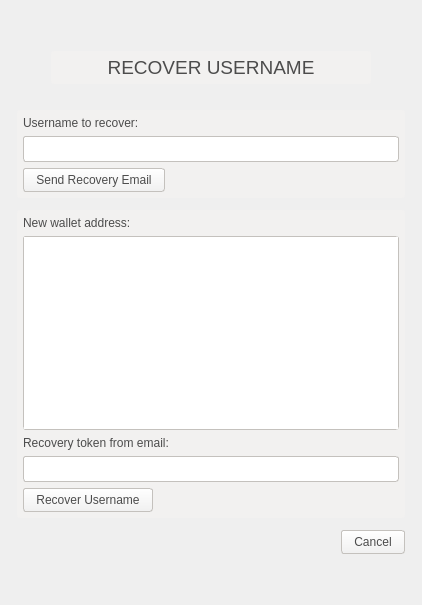
         <widget class="QWidget" name="recoverPage">
          <layout class="QGridLayout" name="gridLayout_6">
           <item row="1" column="0">
            <layout class="QHBoxLayout" name="horizontalLayout_21">
             <property name="leftMargin">
              <number>6</number>
             </property>
             <property name="topMargin">
              <number>20</number>
             </property>
             <property name="rightMargin">
              <number>6</number>
             </property>
             <property name="bottomMargin">
              <number>6</number>
             </property>
             <item>
              <widget class="QFrame" name="gridFrame">
               <property name="styleSheet">
                <string notr="true">background: none;
background-color: #F2F1F0;
border-radius: 3px;
color: #4C4C4C;</string>
               </property>
               <layout class="QGridLayout" name="gridLayout_8">
                <property name="leftMargin">
                 <number>6</number>
                </property>
                <property name="topMargin">
                 <number>6</number>
                </property>
                <property name="rightMargin">
                 <number>6</number>
                </property>
                <property name="bottomMargin">
                 <number>6</number>
                </property>
                <item row="4" column="0">
                 <layout class="QHBoxLayout" name="horizontalLayout_18">
                  <item>
                   <widget class="QPushButton" name="sendRecoveryEmail">
                    <property name="styleSheet">
                     <string notr="true">background: none;
background-color: qlineargradient(spread:pad, x1:0, y1:1, x2:0, y2:0, stop:0 rgb(240,240,240), stop:1 rgb(255, 255, 255));
border-radius:3px;
border: 1px solid #C4C1BD;
color: #4C4C4C;
padding: 4px 12px;</string>
                    </property>
                    <property name="text">
                     <string>Send Recovery Email</string>
                    </property>
                   </widget>
                  </item>
                  <item>
                   <widget class="QLabel" name="recoveryUsernameMessage">
                    <property name="styleSheet">
                     <string notr="true">color:#BF3A2B</string>
                    </property>
                    <property name="text">
                     <string/>
                    </property>
                   </widget>
                  </item>
                  <item>
                   <spacer name="horizontalSpacer_15">
                    <property name="orientation">
                     <enum>Qt::Horizontal</enum>
                    </property>
                    <property name="sizeHint" stdset="0">
                     <size>
                      <width>40</width>
                      <height>20</height>
                     </size>
                    </property>
                   </spacer>
                  </item>
                 </layout>
                </item>
                <item row="1" column="0">
                 <layout class="QHBoxLayout" name="horizontalLayout_14">
                  <property name="leftMargin">
                   <number>0</number>
                  </property>
                  <property name="topMargin">
                   <number>0</number>
                  </property>
                  <property name="rightMargin">
                   <number>0</number>
                  </property>
                  <property name="bottomMargin">
                   <number>0</number>
                  </property>
                  <item>
                   <widget class="QLineEdit" name="recoveryUsername">
                    <property name="styleSheet">
                     <string notr="true">background-color: rgb(255,255,255);
border-radius:3px;
border: 1px solid #C4C1BD;
color: #4C4C4C;
padding: 4px;
color: #4C4C4C;</string>
                    </property>
                   </widget>
                  </item>
                 </layout>
                </item>
                <item row="0" column="0">
                 <widget class="QLabel" name="label_10">
                  <property name="text">
                   <string>Username to recover:</string>
                  </property>
                 </widget>
                </item>
               </layout>
              </widget>
             </item>
            </layout>
           </item>
           <item row="0" column="0">
            <layout class="QVBoxLayout" name="verticalLayout_8">
             <item>
              <layout class="QHBoxLayout" name="horizontalLayout_12">
               <property name="topMargin">
                <number>40</number>
               </property>
               <item>
                <spacer name="horizontalSpacer_13">
                 <property name="orientation">
                  <enum>Qt::Horizontal</enum>
                 </property>
                 <property name="sizeHint" stdset="0">
                  <size>
                   <width>40</width>
                   <height>20</height>
                  </size>
                 </property>
                </spacer>
               </item>
               <item>
                <widget class="QLabel" name="label_9">
                 <property name="minimumSize">
                  <size>
                   <width>320</width>
                   <height>0</height>
                  </size>
                 </property>
                 <property name="font">
                  <font>
                   <pointsize>14</pointsize>
                  </font>
                 </property>
                 <property name="styleSheet">
                  <string notr="true">background: none;
background-color: #F2F1F0;
border-radius: 3px;
color: #4C4C4C;
padding: 5px 20px;</string>
                 </property>
                 <property name="text">
                  <string>RECOVER USERNAME</string>
                 </property>
                 <property name="alignment">
                  <set>Qt::AlignCenter</set>
                 </property>
                </widget>
               </item>
               <item>
                <spacer name="horizontalSpacer_12">
                 <property name="orientation">
                  <enum>Qt::Horizontal</enum>
                 </property>
                 <property name="sizeHint" stdset="0">
                  <size>
                   <width>40</width>
                   <height>20</height>
                  </size>
                 </property>
                </spacer>
               </item>
              </layout>
             </item>
            </layout>
           </item>
           <item row="3" column="0">
            <layout class="QHBoxLayout" name="horizontalLayout_15">
             <property name="rightMargin">
              <number>6</number>
             </property>
             <item>
              <spacer name="horizontalSpacer_14">
               <property name="orientation">
                <enum>Qt::Horizontal</enum>
               </property>
               <property name="sizeHint" stdset="0">
                <size>
                 <width>40</width>
                 <height>20</height>
                </size>
               </property>
              </spacer>
             </item>
             <item>
              <widget class="QPushButton" name="cancelRecovery">
               <property name="styleSheet">
                <string notr="true">background: none;
background-color: qlineargradient(spread:pad, x1:0, y1:1, x2:0, y2:0, stop:0 rgb(240,240,240), stop:1 rgb(255, 255, 255));
border-radius:3px;
border: 1px solid #C4C1BD;
color: #4C4C4C;
padding: 4px 12px;</string>
               </property>
               <property name="text">
                <string>Cancel</string>
               </property>
              </widget>
             </item>
            </layout>
           </item>
           <item row="5" column="0">
            <spacer name="verticalSpacer_2">
             <property name="orientation">
              <enum>Qt::Vertical</enum>
             </property>
             <property name="sizeHint" stdset="0">
              <size>
               <width>20</width>
               <height>40</height>
              </size>
             </property>
            </spacer>
           </item>
           <item row="2" column="0">
            <layout class="QHBoxLayout" name="horizontalLayout_16">
             <property name="leftMargin">
              <number>6</number>
             </property>
             <property name="topMargin">
              <number>0</number>
             </property>
             <property name="rightMargin">
              <number>6</number>
             </property>
             <property name="bottomMargin">
              <number>6</number>
             </property>
             <item>
              <widget class="QFrame" name="gridFrame">
               <property name="styleSheet">
                <string notr="true">background: none;
background-color: #F2F1F0;
border-radius: 3px;
color: #4C4C4C;</string>
               </property>
               <layout class="QGridLayout" name="gridLayout_9">
                <property name="leftMargin">
                 <number>6</number>
                </property>
                <property name="topMargin">
                 <number>6</number>
                </property>
                <property name="rightMargin">
                 <number>6</number>
                </property>
                <property name="bottomMargin">
                 <number>6</number>
                </property>
                <item row="4" column="0">
                 <layout class="QHBoxLayout" name="horizontalLayout_17">
                  <item>
                   <widget class="QLineEdit" name="recoveryToken">
                    <property name="styleSheet">
                     <string notr="true">background-color: rgb(255,255,255);
border-radius:3px;
border: 1px solid #C4C1BD;
color: #4C4C4C;
padding: 4px;
color: #4C4C4C;</string>
                    </property>
                   </widget>
                  </item>
                 </layout>
                </item>
                <item row="3" column="0">
                 <widget class="QLabel" name="label_11">
                  <property name="text">
                   <string>Recovery token from email:</string>
                  </property>
                 </widget>
                </item>
                <item row="0" column="0">
                 <widget class="QLabel" name="label_13">
                  <property name="text">
                   <string>New wallet address:</string>
                  </property>
                 </widget>
                </item>
                <item row="5" column="0">
                 <layout class="QHBoxLayout" name="horizontalLayout_19">
                  <item>
                   <widget class="QPushButton" name="submitRecoveryToken">
                    <property name="styleSheet">
                     <string notr="true">background: none;
background-color: qlineargradient(spread:pad, x1:0, y1:1, x2:0, y2:0, stop:0 rgb(240,240,240), stop:1 rgb(255, 255, 255));
border-radius:3px;
border: 1px solid #C4C1BD;
color: #4C4C4C;
padding: 4px 12px;</string>
                    </property>
                    <property name="text">
                     <string>Recover Username</string>
                    </property>
                   </widget>
                  </item>
                  <item>
                   <widget class="QLabel" name="recoveryTokenMessage">
                    <property name="styleSheet">
                     <string notr="true">color:#BF3A2B</string>
                    </property>
                    <property name="text">
                     <string/>
                    </property>
                   </widget>
                  </item>
                  <item>
                   <spacer name="horizontalSpacer_16">
                    <property name="orientation">
                     <enum>Qt::Horizontal</enum>
                    </property>
                    <property name="sizeHint" stdset="0">
                     <size>
                      <width>40</width>
                      <height>20</height>
                     </size>
                    </property>
                   </spacer>
                  </item>
                 </layout>
                </item>
                <item row="1" column="0">
                 <widget class="QFrame" name="gridFrame">
                  <property name="styleSheet">
                   <string notr="true">background-color: rgb(255,255,255);
border: 1px solid #C4C1BD;
color: #4C4C4C;</string>
                  </property>
                  <layout class="QGridLayout" name="gridLayout_13">
                   <property name="leftMargin">
                    <number>0</number>
                   </property>
                   <property name="topMargin">
                    <number>0</number>
                   </property>
                   <property name="rightMargin">
                    <number>0</number>
                   </property>
                   <property name="bottomMargin">
                    <number>0</number>
                   </property>
                   <property name="spacing">
                    <number>0</number>
                   </property>
                   <item row="0" column="0">
                    <widget class="QTableView" name="recoverAddressTable">
                     <property name="styleSheet">
                      <string notr="true">background: none;
border: none;</string>
                     </property>
                    </widget>
                   </item>
                  </layout>
                 </widget>
                </item>
               </layout>
              </widget>
             </item>
            </layout>
           </item>
          </layout>
         </widget>
